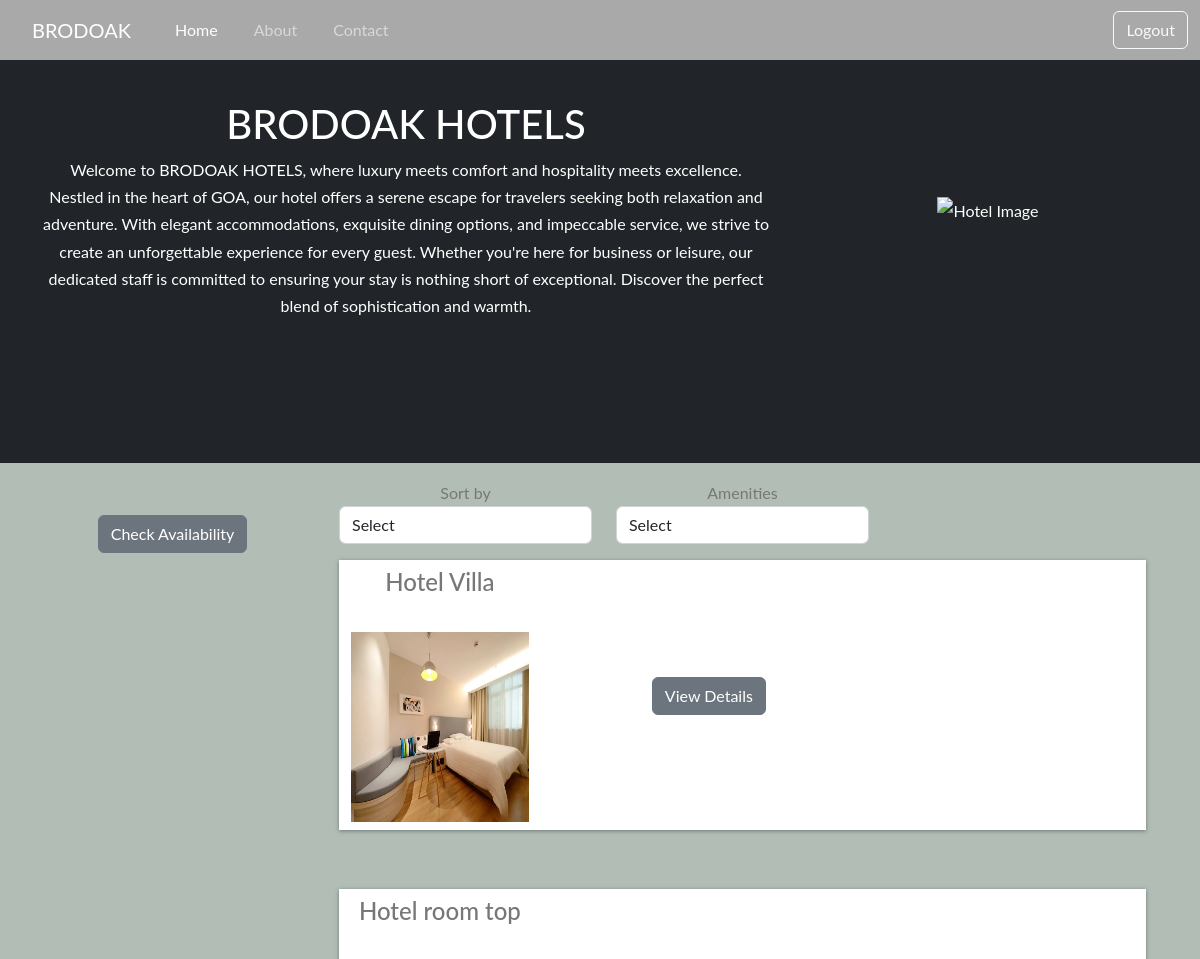
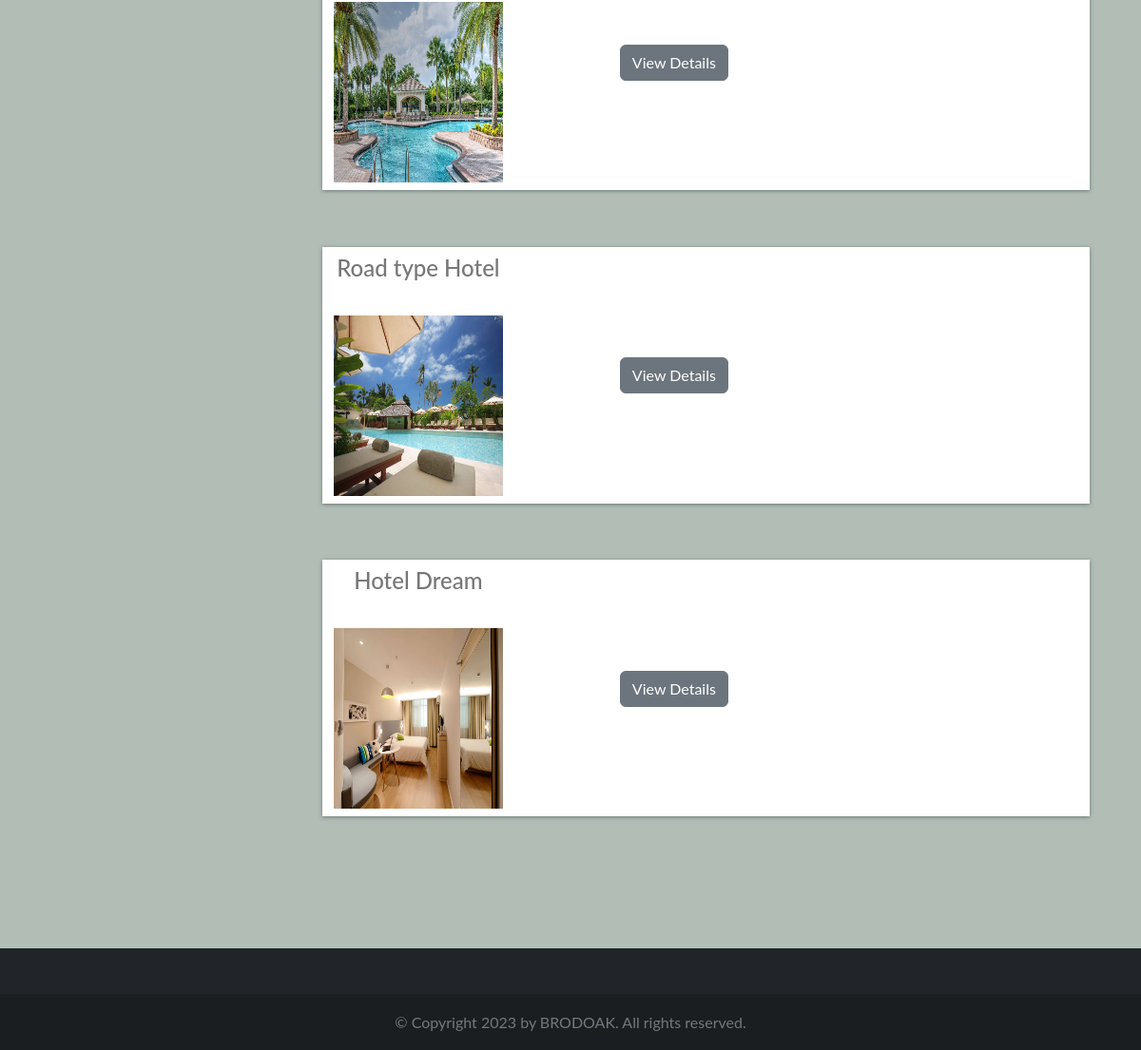
The page / on the database its author committed (2 pictures, top to bottom).
### home/models.py (models this page shows, shortened)
class BaseModel(models.Model):
    uid = models.UUIDField(default=uuid.uuid4, editable=False, primary_key=True)
    created_at = models.DateField(auto_now_add=True)
    updated_at = models.DateField(auto_now_add=True)
    class Meta:
        abstract = True

class Hotel(BaseModel):
    hotel_name = models.CharField(max_length=100)
    hotel_price = models.IntegerField()
    description = models.TextField()
    amenities = models.ManyToManyField(Amenities)
    room_count = models.IntegerField(default=10)

class HotelImages(BaseModel):
    hotel = models.ForeignKey(Hotel, related_name="images", on_delete=models.CASCADE)
    images = models.ImageField(upload_to="hotels")

### home/views.py (the view)
# urls.py: path('', home, name='home'),
def home(request):
    amenities_objs = Amenities.objects.all()
    hotels_objs = Hotel.objects.all()
    sort_by = request.GET.get('sort_by')
    search = request.GET.get('search')
    amenities = request.GET.getlist('amenities')
    print(amenities)
    if sort_by:
        if sort_by == 'ASC':
            hotels_objs = hotels_objs.order_by('hotel_price')
        elif sort_by == 'DSC':
            hotels_objs = hotels_objs.order_by('-hotel_price')
    if search:
        hotels_objs = hotels_objs.filter(
            Q(hotel_name__icontains = search) |
            Q(description__icontains = search) )
    if len(amenities):
        hotels_objs = hotels_objs.filter(amenities__amenity_name__in = amenities).distinct()
    context = {'amenities_objs' : amenities_objs , 'hotels_objs' : hotels_objs , 'sort_by' : sort_by
    , 'search' : search , 'amenities' : amenities}
    return render(request , 'home.html' ,context)

### home/templates/home.html (shortened to what this page needs)
{% extends "base.html" %}
{%  block start %}
    <div class="container hotels-container">
        <div class="row mt-2 justify-content-between">
            <div class="col-md-8 text-white align-self-center mb-2 p-4 content-box">
                <h1 class="font-weight-bold">BRODOAK HOTELS</h1>
                <span class="font-weight-bold">
                    Welcome to BRODOAK HOTELS, where luxury meets comfort and hospitality meets excellence. Nestled in the heart of GOA, our hotel offers a serene escape for travelers seeking both relaxation and adventure. With elegant accommodations, exquisite dining options, and impeccable service, we strive to create an unforgettable experience for every guest. Whether you're here for business or leisure, our dedicated staff is committed to ensuring your stay is nothing short of exceptional. Discover the perfect blend of sophistication and warmth.
                </span>
            </div>
            <div class="col-md-4 text-white align-self-center mb-2 p-4 content-box">
                <img src="https://images.pexels.com/photos/258154/pexels-photo-258154.jpeg?auto=compress&cs=tinysrgb&w=1260&h=750&dpr=1" class="img-fluid float-md-right" alt="Hotel Image">
            </div>
        </div>
    </div>
<section class="search-container mb-5 pb-5">
    <div class="container">
        <div class="row">
            <div class="col-lg-3">
              <div class="row mt-2 justify-content-between">
    <div class="filter-card">
        <button class="btn btn-secondary" type="button" data-bs-toggle="collapse" data-bs-target="#filterDropdown"
            aria-expanded="false" aria-controls="filterDropdown">
            Check Availability
        </button>
    </div>
</div>
            </div>
            <div class="col-lg-9  px-4 mb-5">
                <form>
                <div class="row mt-3">
                    <div class="col-md-4">
                    <div class="form-inline">
                        <label class="" for="exampleFormControlSelect1">Sort by</label>
                        <select class="form-control" name="sort_by" id="exampleFormControlSelect1">
                            <option value="">Select</option>
                        </select>
                    </div>
                    </div>
                    <div class="col-md-4">
                        <div class="form-inline">
                           <label class="" for="exampleFormControlSelect1">Amenities</label>
                            <select name="amenities" class="form-control" >
                            <option value="">Select</option>
                        </select>
                        </div>
                    </div>
                </div>
                </form>
                {% for hotels_obj in hotels_objs %}
                <div class="row search-card-result">
                    <div class="col-md-3">
<h4>{{hotels_obj.hotel_name}}</h4>
                        <br>
                    <a href="/hotel-detail/{{hotels_obj.uid}}">
                        <img class="img-fluid" src="/media/{{hotels_obj.images.first.images}}" alt="Card image cap">
<br>
                    </a>
                    </div>
    <div class="col-md-5" >
<br>
        <br>
        <br>
        <br>
        <button class="btn btn-secondary" type="button" data-bs-toggle="collapse" data-bs-target="#hotelDetails{{hotels_obj.uid}}" aria-expanded="false" aria-controls="hotelDetails{{hotels_obj.uid}}">
            View Details
        </button>
    </div>
                    <div class="col-md-3" >
    </div>
</div>
<br>
                {% endfor %}
            </div>
        </div>
    </div>
</section>
{% endblock %}

### home/templates/base.html (shortened to what this page needs)
<!doctype html>
<html lang="en">
  <head>
    <link href="https://cdn.jsdelivr.net/npm/bootstrap@5.2.0-beta1/dist/css/bootstrap.min.css" rel="stylesheet">
</head>
  <body class="bg-dark">
<nav class="navbar navbar-expand-lg navbar-dark" style="background-color: darkgray;">
  <div class="container-fluid">
    <a class="navbar-brand" href="register/" >BRODOAK</a>
    <div class="collapse navbar-collapse" id="navbarSupportedContent">
      <ul class="navbar-nav me-auto mb-2 mb-lg-0">
        <li class="nav-item">
          <a class="nav-link active" aria-current="page" href="home.html">Home</a>
        </li>
        <li class="nav-item">
          <a class="nav-link" href="About.html">About</a>
        </li>
        <li class="nav-item">
          <a class="nav-link" href="Contact.html">Contact</a>
        </li>
      </ul>
            <div class="d-flex">
                <div class="collapse navbar-collapse" id="searchCollapse">
                          <form class="d-flex" role="search" action="login.html">
    <button class="btn btn-outline-light" type="submit">Logout</button>
</form>
                </div>
            </div>
        </div>
    </div>
</nav>
      {% block start %}
      {% endblock %}
<footer class="footer text-center text-lg-start">
    <div class="text-center p-3" style="background-color: rgba(0, 0, 0, 0.2);">
      © Copyright 2023 by BRODOAK. All rights reserved.
    </div>
    </body>
</html>

### home/templates/base.html (style rules this page uses)
body { font-family: "Lato", Arial, sans-serif; font-weight: 400; font-size: 16px; line-height: 1.7; background: #fff; color: #777; text-align: center; }
nav { background-color: #023020; color: white; padding: 15px; text-align: center; }
nav a { color: white; text-decoration: none; padding: 10px; margin: 0 10px; font-size: 18px; }
.hotels-container { padding: 0.5rem 0 7rem 0; text-align: center; color: #7393B3; url("https://images.pexels.com/photos/258154/pexels-photo-258154.jpeg?auto=compress&cs=tinysrgb&w=1260&h=750&dpr=1" class="img-fluid" alt="Hotel Image"); }
.search-container { background: #B2BEB5; }
.filter-card { padding: 20px; border-radius: 15px; box-shadow: black; color: #fff; transition: transform 0.3s ease-in-out; }
.search-card-result { box-shadow: 0px 1px 4px rgba(41, 51, 57, 0.5); margin: 1rem 0; padding: 0.5rem 0; background-color: #fff; }
.search-card-result img { height: 190px; }
.bg-dark { background: # #36454F; }

### rows shown on the page
Hotel: hotel_name "Hotel Villa", images.first.images (picture)
Hotel: hotel_name "Hotel room top", images.first.images (picture)
Hotel: hotel_name "Road type Hotel", images.first.images (picture)
Hotel: hotel_name "Hotel Dream", images.first.images (picture)
